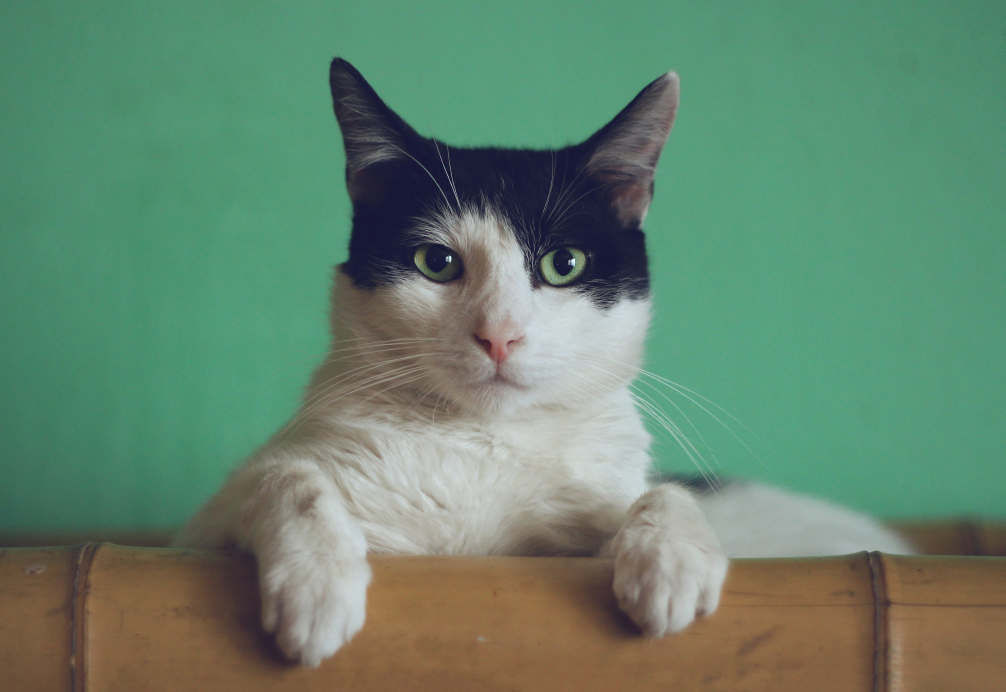
#> input picture cat.jpg, 5026 x 3458 px, found by its file name (shown at 1/5 size)
$ python threashold.py
#> lines starting #> are read from the running program, lines starting #| are printed output that depends on the picture; after the words box and inside, x2 and y2 are one past the last pixel; in counts of white or black regions, pixels touching at a corner belong together
import cv2
import numpy as np
img= cv2.imread(r'E:\multimedia\img\cat.jpg')
#> img is the input picture: shape (3458, 5026, 3); mean B, G, R 110, 132.6, 100.7
cv2.imshow('before',img)
#img=cv2.resize(img,(400,500))p

image=cv2.cvtColor(img,cv2.COLOR_BGR2GRAY)
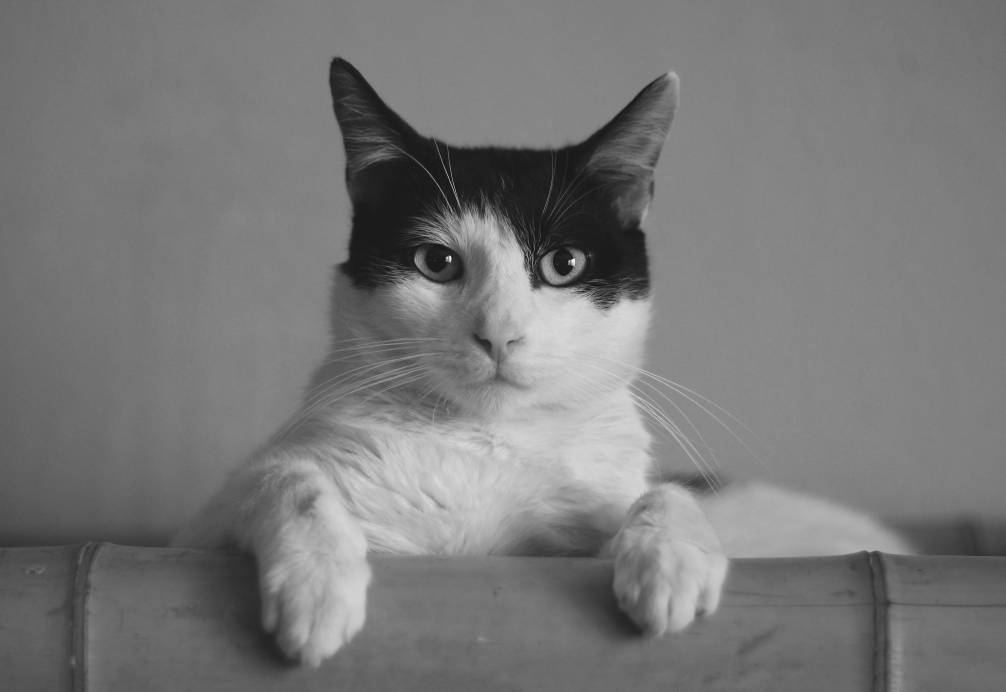
#> image: shape (3458, 5026) (shown at 1/5 size); min 11, max 254, mean 120.5
(thresh,bimage1)=cv2.threshold(image,127,255,cv2.THRESH_BINARY)
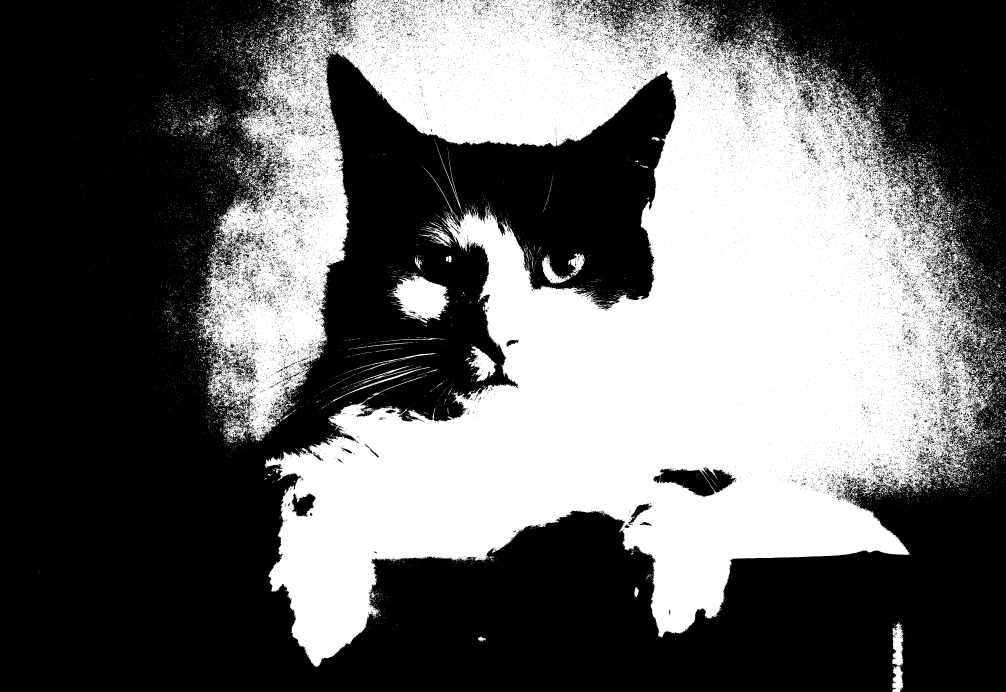
#> bimage1: shape (3458, 5026) (shown at 1/5 size); 41.1% white; 23748 white regions (21810 under 20 px), largest, box (x1, y1, x2, y2) and area: (990, 0, 4958, 3334) 6814685, (1941, 1376, 2250, 1615) 41950, (2342, 1732, 2477, 1910) 11365

(thresh,bimage2)=cv2.threshold(image,150,200,cv2.THRESH_BINARY)
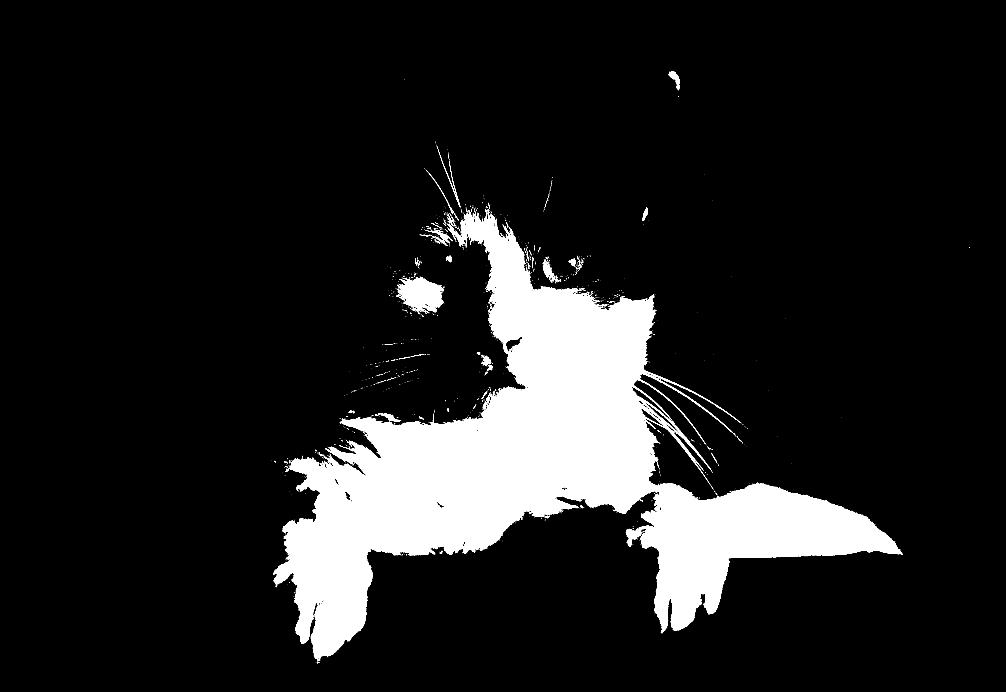
#> bimage2: shape (3458, 5026) (shown at 1/5 size); values 0 (black) and 200 (white), 12.2% white; 1746 white regions (1595 under 20 px), largest, box (x1, y1, x2, y2) and area: (1365, 1047, 4514, 3306) 2078164, (1984, 1385, 2220, 1562) 24931, (3343, 356, 3398, 451) 1960

#both_image= np.hstack([image,bimage2,bimage2])

cv2.imshow('Black&White_image_width_1st_threshold_value',bimage1)
cv2.waitKey(0)
cv2.imshow('Black&White_image_width_2nd_value',bimage2)
cv2.waitKey(0)
#> (the run stopped early here; a loop or call above may not have finished)
